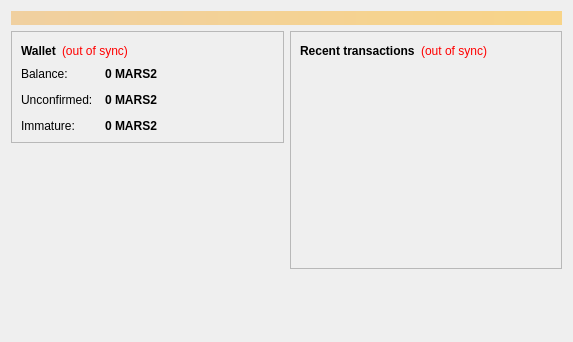
<?xml version="1.0" encoding="UTF-8"?>
<ui version="4.0">
 <class>OverviewPage</class>
 <widget class="QWidget" name="OverviewPage">
  <property name="geometry">
   <rect>
    <x>0</x>
    <y>0</y>
    <width>573</width>
    <height>342</height>
   </rect>
  </property>
  <property name="windowTitle">
   <string>Form</string>
  </property>
  <layout class="QVBoxLayout" name="topLayout">
   <item>
    <widget class="QLabel" name="labelAlerts">
     <property name="visible">
      <bool>false</bool>
     </property>
     <property name="styleSheet">
      <string notr="true">background-color: qlineargradient(x1: 0, y1: 0, x2: 1, y2: 0, stop:0 #F0D0A0, stop:1 #F8D488); color:#000000;</string>
     </property>
     <property name="wordWrap">
      <bool>true</bool>
     </property>
     <property name="margin">
      <number>3</number>
     </property>
    </widget>
   </item>
   <item>
    <layout class="QHBoxLayout" name="horizontalLayout" stretch="1,1">
     <item>
      <layout class="QVBoxLayout" name="verticalLayout_2">
       <item>
        <widget class="QFrame" name="frame">
         <property name="frameShape">
          <enum>QFrame::StyledPanel</enum>
         </property>
         <property name="frameShadow">
          <enum>QFrame::Raised</enum>
         </property>
         <layout class="QVBoxLayout" name="verticalLayout_4">
          <item>
           <layout class="QHBoxLayout" name="horizontalLayout_4">
            <item>
             <widget class="QLabel" name="label_5">
              <property name="font">
               <font>
                <weight>75</weight>
                <bold>true</bold>
               </font>
              </property>
              <property name="text">
               <string>Wallet</string>
              </property>
             </widget>
            </item>
            <item>
             <widget class="QLabel" name="labelWalletStatus">
              <property name="toolTip">
               <string>The displayed information may be out of date. Your wallet automatically synchronizes with the MarsBux2 network after a connection is established, but this process has not completed yet.</string>
              </property>
              <property name="styleSheet">
               <string notr="true">QLabel { color: red; }</string>
              </property>
              <property name="text">
               <string notr="true">(out of sync)</string>
              </property>
              <property name="alignment">
               <set>Qt::AlignLeading|Qt::AlignLeft|Qt::AlignVCenter</set>
              </property>
             </widget>
            </item>
            <item>
             <spacer name="horizontalSpacer_2">
              <property name="orientation">
               <enum>Qt::Horizontal</enum>
              </property>
              <property name="sizeHint" stdset="0">
               <size>
                <width>40</width>
                <height>20</height>
               </size>
              </property>
             </spacer>
            </item>
           </layout>
          </item>
          <item>
           <layout class="QFormLayout" name="formLayout_2">
            <property name="fieldGrowthPolicy">
             <enum>QFormLayout::AllNonFixedFieldsGrow</enum>
            </property>
            <property name="horizontalSpacing">
             <number>12</number>
            </property>
            <property name="verticalSpacing">
             <number>12</number>
            </property>
            <item row="0" column="0">
             <widget class="QLabel" name="label">
              <property name="text">
               <string>Balance:</string>
              </property>
             </widget>
            </item>
            <item row="0" column="1">
             <widget class="QLabel" name="labelBalance">
              <property name="font">
               <font>
                <weight>75</weight>
                <bold>true</bold>
               </font>
              </property>
              <property name="cursor">
               <cursorShape>IBeamCursor</cursorShape>
              </property>
              <property name="toolTip">
               <string>Your current balance</string>
              </property>
              <property name="text">
               <string notr="true">0 MARS2</string>
              </property>
              <property name="textInteractionFlags">
               <set>Qt::LinksAccessibleByMouse|Qt::TextSelectableByKeyboard|Qt::TextSelectableByMouse</set>
              </property>
             </widget>
            </item>
            <item row="1" column="0">
             <widget class="QLabel" name="label_3">
              <property name="text">
               <string>Unconfirmed:</string>
              </property>
             </widget>
            </item>
            <item row="1" column="1">
             <widget class="QLabel" name="labelUnconfirmed">
              <property name="font">
               <font>
                <weight>75</weight>
                <bold>true</bold>
               </font>
              </property>
              <property name="cursor">
               <cursorShape>IBeamCursor</cursorShape>
              </property>
              <property name="toolTip">
               <string>Total of transactions that have yet to be confirmed, and do not yet count toward the current balance</string>
              </property>
              <property name="text">
               <string notr="true">0 MARS2</string>
              </property>
              <property name="textInteractionFlags">
               <set>Qt::LinksAccessibleByMouse|Qt::TextSelectableByKeyboard|Qt::TextSelectableByMouse</set>
              </property>
             </widget>
            </item>
            <item row="2" column="0">
             <widget class="QLabel" name="labelImmatureText">
              <property name="text">
               <string>Immature:</string>
              </property>
             </widget>
            </item>
            <item row="2" column="1">
             <widget class="QLabel" name="labelImmature">
              <property name="font">
               <font>
                <weight>75</weight>
                <bold>true</bold>
               </font>
              </property>
              <property name="toolTip">
               <string>Mined balance that has not yet matured</string>
              </property>
              <property name="text">
               <string notr="true">0 MARS2</string>
              </property>
              <property name="textInteractionFlags">
               <set>Qt::LinksAccessibleByMouse|Qt::TextSelectableByKeyboard|Qt::TextSelectableByMouse</set>
              </property>
             </widget>
            </item>
           </layout>
          </item>
         </layout>
        </widget>
       </item>
       <item>
        <spacer name="verticalSpacer">
         <property name="orientation">
          <enum>Qt::Vertical</enum>
         </property>
         <property name="sizeHint" stdset="0">
          <size>
           <width>20</width>
           <height>40</height>
          </size>
         </property>
        </spacer>
       </item>
        <item>
         <widget class="QLabel" name="label_wallet_bgcoin">
          <property name="text">
           <string/>
          </property>
          <property name="pixmap">
           <pixmap resource="../bitcoin.qrc">:/images/wallet_bgcoin</pixmap>
          </property>
          <property name="scaledContents">
           <bool>false</bool>
          </property>
          <property name="alignment">
           <set>Qt::AlignCenter</set>
          </property>
          <property name="margin">
           <number>-2</number>
          </property>
         </widget>
        </item>
        <item>
         <widget class="QLabel" name="label_6">
          <property name="text">
           <string/>
          </property>
         </widget>
        </item>
      </layout>
     </item>
     <item>
      <layout class="QVBoxLayout" name="verticalLayout_3">
       <item>
        <widget class="QFrame" name="frame_2">
         <property name="frameShape">
          <enum>QFrame::StyledPanel</enum>
         </property>
         <property name="frameShadow">
          <enum>QFrame::Raised</enum>
         </property>
         <layout class="QVBoxLayout" name="verticalLayout">
          <item>
           <layout class="QHBoxLayout" name="horizontalLayout_2">
            <item>
             <widget class="QLabel" name="label_4">
              <property name="text">
               <string>&lt;b&gt;Recent transactions&lt;/b&gt;</string>
              </property>
             </widget>
            </item>
            <item>
             <widget class="QLabel" name="labelTransactionsStatus">
              <property name="toolTip">
               <string>The displayed information may be out of date. Your wallet automatically synchronizes with the MarsBux2 network after a connection is established, but this process has not completed yet.</string>
              </property>
              <property name="styleSheet">
               <string notr="true">QLabel { color: red; }</string>
              </property>
              <property name="text">
               <string notr="true">(out of sync)</string>
              </property>
              <property name="alignment">
               <set>Qt::AlignRight|Qt::AlignTrailing|Qt::AlignVCenter</set>
              </property>
             </widget>
            </item>
            <item>
             <spacer name="horizontalSpacer">
              <property name="orientation">
               <enum>Qt::Horizontal</enum>
              </property>
              <property name="sizeHint" stdset="0">
               <size>
                <width>40</width>
                <height>20</height>
               </size>
              </property>
             </spacer>
            </item>
           </layout>
          </item>
          <item>
           <widget class="QListView" name="listTransactions">
            <property name="styleSheet">
             <string notr="true">QListView { background: transparent; }</string>
            </property>
            <property name="frameShape">
             <enum>QFrame::NoFrame</enum>
            </property>
            <property name="verticalScrollBarPolicy">
             <enum>Qt::ScrollBarAlwaysOff</enum>
            </property>
            <property name="horizontalScrollBarPolicy">
             <enum>Qt::ScrollBarAlwaysOff</enum>
            </property>
            <property name="selectionMode">
             <enum>QAbstractItemView::NoSelection</enum>
            </property>
           </widget>
          </item>
         </layout>
        </widget>
       </item>
       <item>
        <spacer name="verticalSpacer_2">
         <property name="orientation">
          <enum>Qt::Vertical</enum>
         </property>
         <property name="sizeHint" stdset="0">
          <size>
           <width>20</width>
           <height>40</height>
          </size>
         </property>
        </spacer>
       </item>
      </layout>
     </item>
    </layout>
   </item>
  </layout>
 </widget>
 <resources/>
 <connections/>
</ui>
